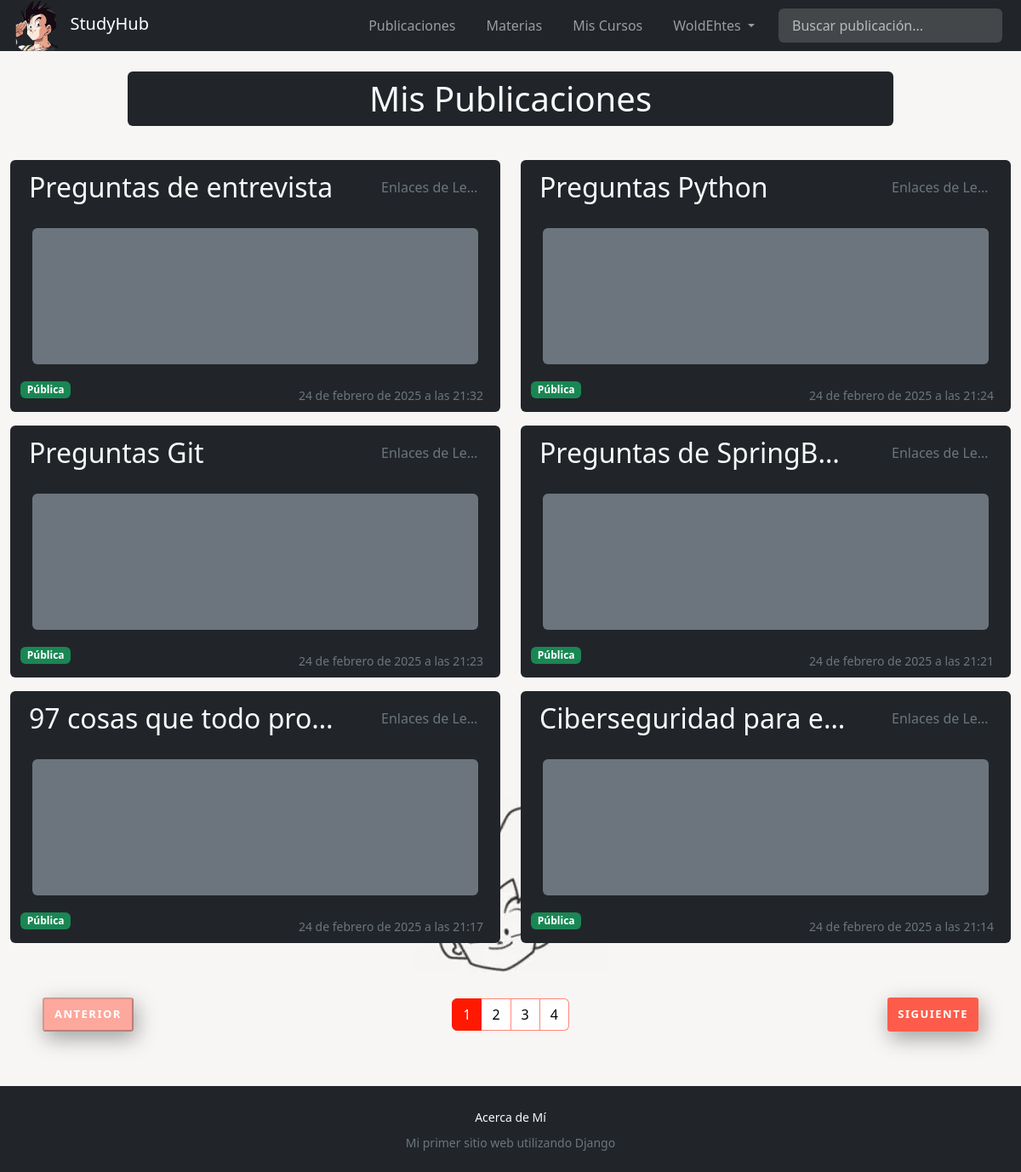
Screenshot of /cuenta/mis-publicaciones/ (signed in) with the database file from the repository.
### study_hub/models.py (models this page shows, shortened)
class Publication(Model):
    author = ForeignKey(User, on_delete=CASCADE, blank=False, default=1)
    title = CharField(max_length=60, blank=False)
    content = tinymce_models.HTMLField()
    publication_date = DateTimeField(auto_now_add=True)
    subject = ForeignKey(Subject, on_delete=CASCADE, blank=False)
    isPrivate = BooleanField(default=False)

class Subject(Model):
    name = CharField(max_length=40)
    code = IntegerField(validators=[MaxValueValidator(9999), MinValueValidator(1)])
    career = ForeignKey(Career, on_delete=CASCADE)
    class Meta:
        ordering = ["career", "code"]

### account/views.py (the view)
# urls.py: path("mis-publicaciones/", my_publications, name="my_publications"),
@login_required
def my_publications(request):
    publications_filter = Publication.objects.filter(author=request.user).order_by(
        "-publication_date"
    )
    paginator = Paginator(publications_filter, 6)
    page = request.GET.get("page")
    try:
        publications = paginator.page(page)
    except PageNotAnInteger:
        publications = paginator.page(1)
    except EmptyPage:
        publications = paginator.page(paginator.num_pages)
    return render(
        request,
        "my_publications.html",
        {"title": "Mis Publicaciones", "my_publications": publications},
    )

### account/templates/my_publications.html (shortened to what this page needs)
{% extends 'layout.html' %}
{% block header %}
<h1 class="text-center w-75 m-auto py-2 px-4 bg-dark text-light rounded">{{title}}</h1>
{% endblock header %}
{% block content %}
<div class="row mx-auto mt-4" style="width: 100%;">
    {% for publication in my_publications %}
    <div class="col-12 col-sm-6">
        <div class="container rounded text-light bg-dark mx-auto">
            <div class="my-publication-header d-flex py-2 justify-content-between align-items-center">
                <a href="{% url 'apuntes:publication_detail' subject=publication.subject.name id=publication.subject.pk pk=publication.pk %}"
                    class="text-truncate link-light link-underline-opacity-0 link-underline-opacity-75-hover fs-2">
                    {{publication.title}}
                </a>
                <a href="{% url 'apuntes:publications' subject=publication.subject.name id=publication.subject.pk %}"
                    class="text-secondary text-truncate text-end link-light link-underline-opacity-0 ">
                    {{publication.subject.name}}
                </a>
            </div>
            <div class="my-publication-content my-3 mx-auto py-2 px-3 bg-secondary rounded"
                id="publication-content-{{publication.id}}"
                aria-details="{{publication.subject.name}}-{{publication.subject.id}}">
            </div>
            <form method="POST" action="{% url 'apuntes:change_post_privacy' publication.pk %}"
                class="position-absolute button-0">
                <button type="submit" style="all:unset; cursor: pointer;"
                    title="Cambiar a {%if publication.isPrivate %} Pública {%else%} Privada {%endif%}">
                    {% if publication.isPrivate %}
                    <span class="badge bg-danger">Privada</span>
                    {% else %}
                    <span class="badge bg-success">Pública</span>
                    {% endif %}
                </button>
            </form>
            <p class="text-end text-secondary p-2 text-truncate">
                <small>{{publication.publication_date}}</small>
            </p>
        </div>
    </div>
    {% endfor %}
    <nav class="col-11 mt-5 mx-auto d-flex justify-content-between align-items-center">
        {% if my_publications.has_previous %}
        <a href="?page={{ my_publications.previous_page_number }}" class="custom-link">
            Anterior
        </a>
        {% else %}
        <button class="custom-link" disabled>
            Anterior
        </button>
        {% endif %}
        <ul class="pagination pagination-md m-0">
            {% for num_page in my_publications.paginator.page_range %}
            {% if my_publications.number == num_page %}
            <li class="page-item active" aria-current="page"> <span class="page-link">{{ num_page }}</span></li>
            {% else %}
            <li class="page-item"> <a class="page-link" href="?page={{ num_page }}">{{ num_page }}</a></li>
            {% endif %}
            {% endfor %}
        </ul>
        {% if my_publications.has_next %}
        <a href="?page={{ my_publications.next_page_number }}" class="custom-link">
            Siguiente
        </a>
        {% else %}
        <button class="custom-link" disabled>
            Siguiente
        </button>
        {% endif %}
    </nav>
</div>
{% endblock content %}

### pages/templates/partials/navbar.html (shortened to what this page needs)
{% load static %}
<nav class="navbar navbar-expand-md  navbar-dark bg-dark" data-bs-theme="dark">
  <div class="container-fluid">
    <a class="navbar-brand p-0" href="{% url 'home' %}">
      <img src="{%static 'images/logo.webp'%}" class="image-logo" alt="logo">
      StudyHub
    </a>
    <div class="collapse navbar-collapse" id="navbarSupportedContent">
      <ul class="navbar-nav ms-auto">
        {% if user.is_authenticated %}
        <li class="nav-item">
          <a class="nav-link" href="{% url 'apuntes:all_publications' %}">Publicaciones</a>
        </li>
        <li class="nav-item">
          <a class="nav-link" href="{% url 'apuntes:hub' %}">Materias</a>
        </li>
        <li class="nav-item">
          <a class="nav-link" href="{% url 'study_manager:course_list' %}">Mis Cursos</a>
        </li>
        <li class="nav-item dropdown">
          <a class="nav-link dropdown-toggle text-capitalize" href="#" role="button" data-bs-toggle="dropdown"
            aria-expanded="false">
            {{user.first_name}}
          </a>
        <li class="nav-item dropdown" role="search">
          <input id="search" autocomplete="off" class="form-control nav-link px-3 " type="search"
            placeholder="Buscar publicación..." aria-label="Search">
        </li>
        </li>
        {% endif %}
      </ul>
    </div>
  </div>
</nav>

### pages/static/main.css (style rules this page uses)
* { box-sizing: border-box; padding: 0; margin: 0; }
html, body { max-width: 100vw; min-height: 100vh; }
body { background-color: #F8F6F4; background-image: url("images/background-icon.webp"); background-position: 50% 80%; background-repeat: no-repeat; background-attachment: fixed; }
nav { padding: 0 !important; }
.image-logo { width: auto; height: 60px; }
.custom-link { text-transform: uppercase; background-color: #c0392b; padding: 8px 12px !important; height: 40px; font-size: 13px; letter-spacing: 1.5px; user-select: none; cursor: pointer; box-shadow: 3px 8px 25px rgba(0, 0, 0, 0.35); border-radius: 3px; }
.nav-item { padding: 5px 10px; }
#search { background: rgba(155, 155, 155, 0.281); }

### account/templates/my_publications.html (style rules this page uses)
.my-publication-header a { width: fit-content; padding: 0 10px; }
.my-publication-header>a:first-of-type { margin: 0 !important; max-width: 70%; }
.my-publication-header>a:nth-of-type(2) { max-width: 25%; margin: 0 !important; }
.my-publication-content { width: 95% !important; height: 160px; width: 100%; overflow: hidden; text-overflow: ellipsis; cursor: pointer; }
.container { transition: box-shadow ease .3s; }
.custom-link { color: #fff; text-decoration: none; display: flex; align-items: center; font-weight: 600; transition: background-color ease .3s; background-color: #ff402bd8 !important; }
.custom-link:disabled { background-color: #ff8071a8 !important; cursor: no-drop; }
.page-item .page-link { color: black !important; border-color: #ff190085 !important; }
.active>.page-link { background-color: #ff1900 !important; border-color: #ff1900 !important; color: #fff !important; }

### rows the page displays
Publication: title "Preguntas de entrevista", subject.name "Enlaces de Le…", isPrivate "Pública", publication_date "24 de febrero de 2025 a las 21:32"
Publication: title "Preguntas Python", subject.name "Enlaces de Le…", isPrivate "Pública", publication_date "24 de febrero de 2025 a las 21:24"
Publication: title "Preguntas Git", subject.name "Enlaces de Le…", isPrivate "Pública", publication_date "24 de febrero de 2025 a las 21:23"
Publication: title "Preguntas de SpringB…", subject.name "Enlaces de Le…", isPrivate "Pública", publication_date "24 de febrero de 2025 a las 21:21"
Publication: title "97 cosas que todo pro…", subject.name "Enlaces de Le…", isPrivate "Pública", publication_date "24 de febrero de 2025 a las 21:17"
Publication: title "Ciberseguridad para e…", subject.name "Enlaces de Le…", isPrivate "Pública", publication_date "24 de febrero de 2025 a las 21:14"

### other values shown
{{ user.first_name }} "WoldEhtes"
{{ title }} "Mis Publicaciones"
{{ num_page }} "1"
{{ num_page }} "2" "3" "4"
